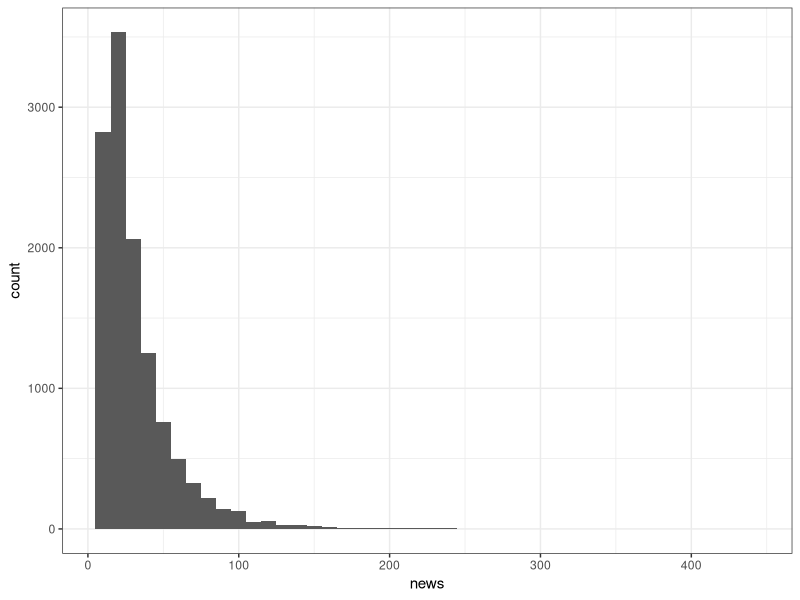
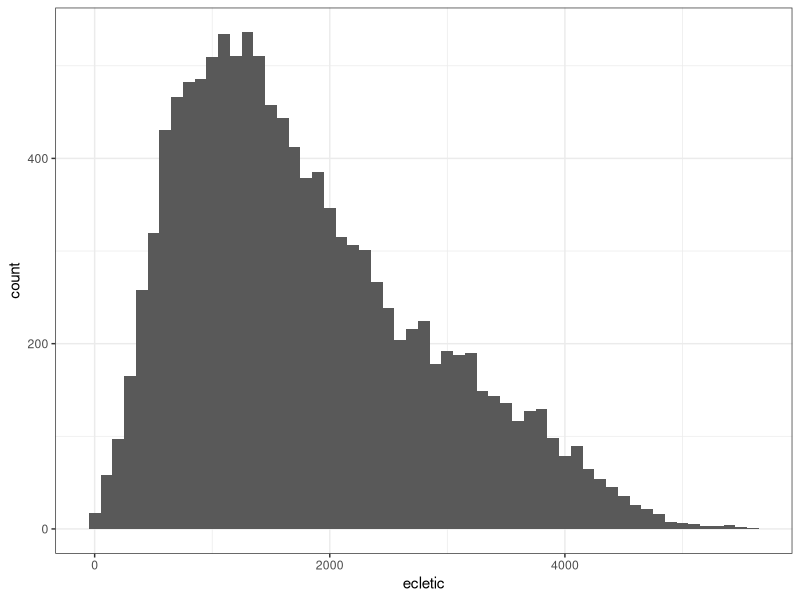
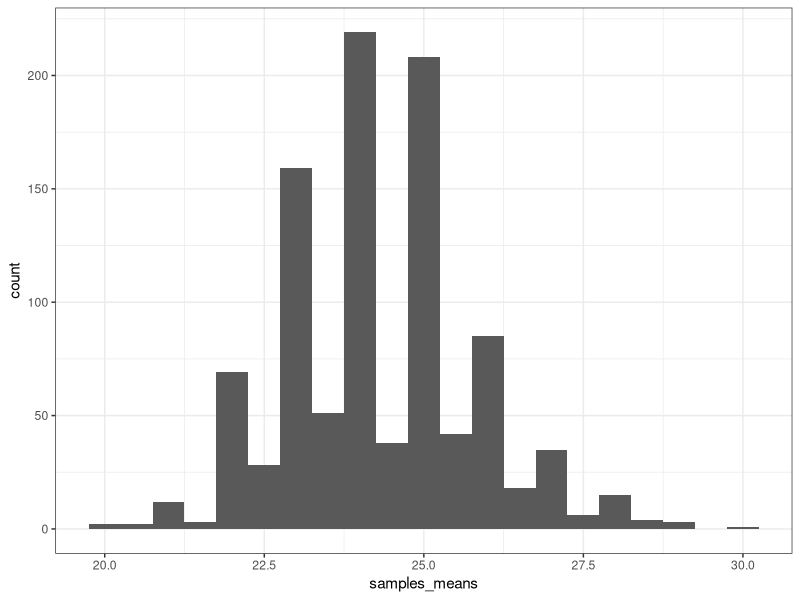
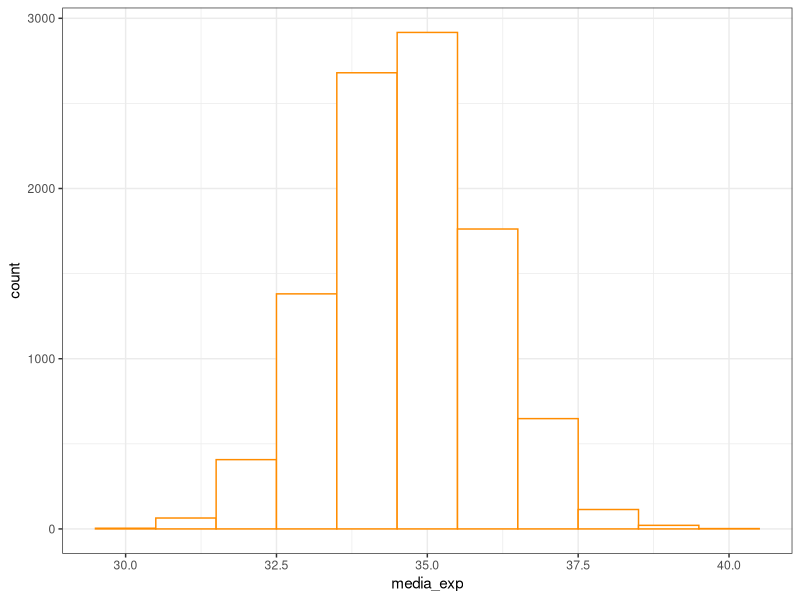
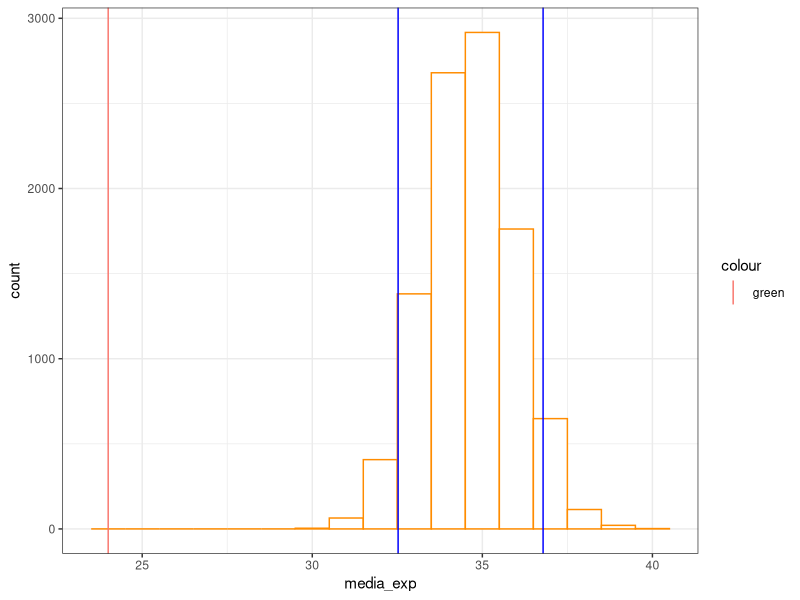

Write the R code that produced these figures, in order.
## ---- chunk 1
knitr::opts_chunk$set(echo = TRUE)
library(ggplot2)
library(GGally)
library(dplyr)
theme_set(theme_bw())
## ---- chunk 2
lastfm = read.csv("dados/experimento-lastfm.csv")
str(lastfm)

lastfm = select(lastfm, news, ecletic)

lastfm %>% ggplot(aes(news)) + geom_histogram(binwidth = 10)
lastfm %>% ggplot(aes(ecletic)) + geom_histogram(binwidth = 100)
## ---- chunk 3
sample(lastfm$news, 100) %>% mean()

# Média de num_samples amostras com n = sample_size
dist_original = lastfm$news
sample_size <- 200
num_samples <- 1000

samples_means <- c()
for(i in seq(1, num_samples)){
  a_sample <- sample(dist_original, sample_size)
  samples_means[i] <- median(a_sample)
}
ggplot(data.frame(samples_means), aes(samples_means)) + geom_histogram(binwidth = .5)
## ---- chunk 4
amostra = sample(lastfm$news, 500)

repeticoes = 10000 # pelo menos 1000, mas mais não faz mal.

exp_com_bootstrap <- function(x){
  boot_x <- sample(x, size = NROW(x), replace = TRUE) # aqui é o bootstrap
  return(mean(boot_x))
}

experimentos = data_frame(i = 1:repeticoes)
experimentos = experimentos %>% 
  rowwise() %>% 
  mutate(media_exp = exp_com_bootstrap(amostra))

ggplot(experimentos, aes(x = media_exp)) + 
  geom_histogram(binwidth = 1, colour = "darkorange", fill = "white")
summary(experimentos)

# IC com 90%: 
alpha = .1
quantile(experimentos$media_exp, 
         probs = c(.05, .95))
ci = quantile(experimentos$media_exp, probs = c(alpha/2, 1 - alpha/2))

ggplot(experimentos, aes(x = media_exp)) + 
  geom_histogram(binwidth = 1, colour = "darkorange", fill = "white") + 
  geom_vline(aes(xintercept = ci[[1]]), colour = "blue") + 
  geom_vline(aes(xintercept = ci[[2]]), colour = "blue") + 
  geom_vline(aes(xintercept = median(lastfm$news), colour = "green"))


# IC com 95%: 
alpha = .05
ci = quantile(experimentos$media_exp, 
              probs = c(alpha/2, 1 - alpha/2))
